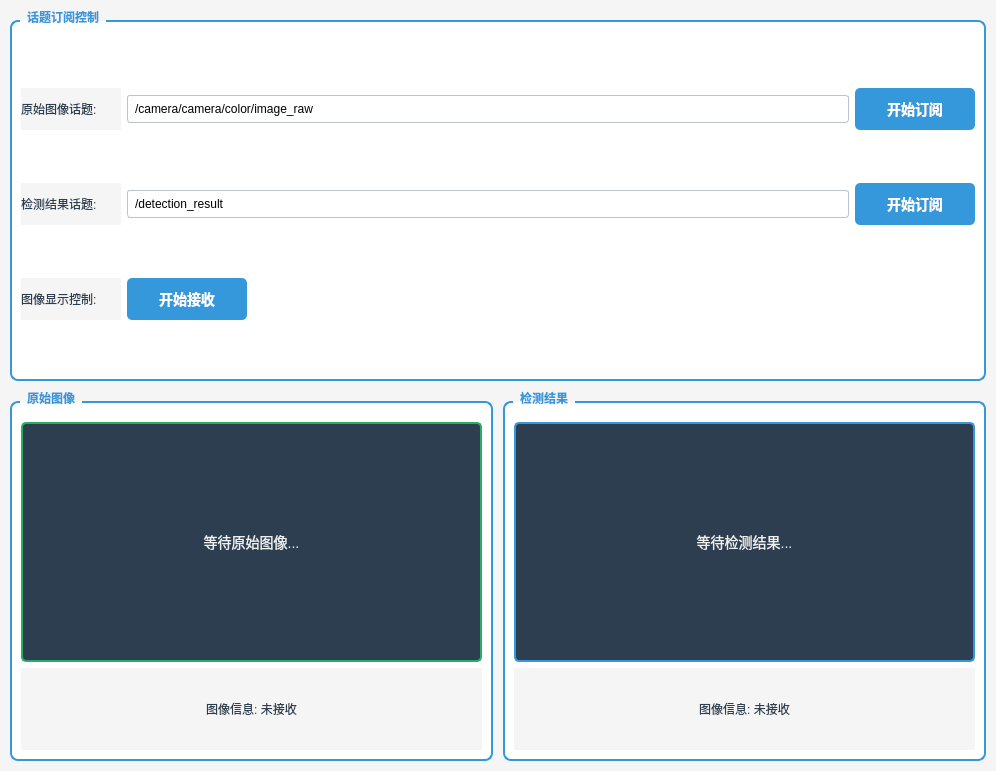
<?xml version="1.0" encoding="UTF-8"?>
<ui version="4.0">
 <class>LiveShow</class>
 <widget class="QWidget" name="LiveShow">
  <property name="geometry">
   <rect>
    <x>0</x>
    <y>0</y>
    <width>996</width>
    <height>771</height>
   </rect>
  </property>
  <property name="windowTitle">
   <string>Form</string>
  </property>
  <property name="styleSheet">
   <string notr="true">QWidget {
    background-color: #f5f5f5;
}

QGroupBox {
    font-weight: bold;
    border: 2px solid #3498db;
    border-radius: 8px;
    margin-top: 10px;
    padding-top: 10px;
    background-color: white;
}

QGroupBox::title {
    subcontrol-origin: margin;
    left: 10px;
    padding: 0 5px 0 5px;
    color: #3498db;
}

QPushButton {
    background-color: #3498db;
    color: white;
    border: none;
    border-radius: 5px;
    padding: 10px 20px;
    font-size: 14px;
    font-weight: bold;
}

QPushButton:hover {
    background-color: #2980b9;
}

QPushButton:pressed {
    background-color: #21618c;
}

QPushButton#pushButton_stop {
    background-color: #e74c3c;
}

QPushButton#pushButton_stop:hover {
    background-color: #c0392b;
}

QPushButton#pushButton_reset {
    background-color: #95a5a6;
}

QPushButton#pushButton_reset:hover {
    background-color: #7f8c8d;
}

QLineEdit {
    border: 1px solid #bdc3c7;
    border-radius: 3px;
    padding: 5px;
    background-color: white;
}

QComboBox {
    border: 1px solid #bdc3c7;
    border-radius: 3px;
    padding: 5px;
    background-color: white;
}

QSlider::groove:horizontal {
    border: 1px solid #bdc3c7;
    height: 8px;
    background: #ecf0f1;
    margin: 2px 0;
    border-radius: 4px;
}

QSlider::handle:horizontal {
    background: #3498db;
    border: 1px solid #2980b9;
    width: 18px;
    margin: -5px 0;
    border-radius: 9px;
}

QSlider::handle:horizontal:hover {
    background: #2980b9;
}

QTextEdit, QPlainTextEdit {
    border: 1px solid #bdc3c7;
    border-radius: 5px;
    background-color: #2c3e50;
    color: #ecf0f1;
    font-family: 'Courier New', monospace;
    font-size: 12px;
}

QLabel {
    color: #2c3e50;
    font-size: 12px;
}

QCheckBox {
    color: #2c3e50;
    font-size: 12px;
}

QTabWidget::pane {
    border: 1px solid #bdc3c7;
    background-color: white;
}

QTabBar::tab {
    background-color: #ecf0f1;
    color: #2c3e50;
    padding: 8px 16px;
    border: 1px solid #bdc3c7;
    border-bottom: none;
    border-top-left-radius: 4px;
    border-top-right-radius: 4px;
}

QTabBar::tab:selected {
    background-color: #3498db;
    color: white;
}

QTabBar::tab:hover {
    background-color: #d5dbdb;
}</string>
  </property>
  <layout class="QVBoxLayout" name="mainLayout">
   <property name="spacing">
    <number>10</number>
   </property>
   <property name="leftMargin">
    <number>10</number>
   </property>
   <property name="topMargin">
    <number>10</number>
   </property>
   <property name="rightMargin">
    <number>10</number>
   </property>
   <property name="bottomMargin">
    <number>10</number>
   </property>
   <item>
    <widget class="QGroupBox" name="cameraControlGroup">
     <property name="title">
      <string>话题订阅控制</string>
     </property>
     <layout class="QVBoxLayout" name="controlMainLayout">
      <item>
       <layout class="QHBoxLayout" name="rawImageControlLayout">
        <item>
         <widget class="QLabel" name="label_raw_image_topic">
          <property name="minimumSize">
           <size>
            <width>100</width>
            <height>0</height>
           </size>
          </property>
          <property name="text">
           <string>原始图像话题:</string>
          </property>
         </widget>
        </item>
        <item>
         <widget class="QLineEdit" name="lineEdit_raw_image_topic">
          <property name="text">
           <string>/camera/camera/color/image_raw</string>
          </property>
         </widget>
        </item>
        <item>
         <widget class="QPushButton" name="pushButton_subscribe_raw_image">
          <property name="minimumSize">
           <size>
            <width>120</width>
            <height>35</height>
           </size>
          </property>
          <property name="text">
           <string>开始订阅</string>
          </property>
         </widget>
        </item>
       </layout>
      </item>
      <item>
       <layout class="QHBoxLayout" name="detectionControlLayout">
        <item>
         <widget class="QLabel" name="label_detection_topic">
          <property name="minimumSize">
           <size>
            <width>100</width>
            <height>0</height>
           </size>
          </property>
          <property name="text">
           <string>检测结果话题:</string>
          </property>
         </widget>
        </item>
        <item>
         <widget class="QLineEdit" name="lineEdit_detection_topic">
          <property name="text">
           <string>/detection_result</string>
          </property>
         </widget>
        </item>
        <item>
         <widget class="QPushButton" name="pushButton_subscribe_detection">
          <property name="minimumSize">
           <size>
            <width>120</width>
            <height>35</height>
           </size>
          </property>
          <property name="text">
           <string>开始订阅</string>
          </property>
         </widget>
        </item>
       </layout>
      </item>
      <item>
       <layout class="QHBoxLayout" name="displayControlLayout">
        <item>
         <widget class="QLabel" name="label_display_control">
          <property name="minimumSize">
           <size>
            <width>100</width>
            <height>0</height>
           </size>
          </property>
          <property name="text">
           <string>图像显示控制:</string>
          </property>
         </widget>
        </item>
        <item>
         <widget class="QPushButton" name="pushButton_toggle_camera">
          <property name="minimumSize">
           <size>
            <width>120</width>
            <height>35</height>
           </size>
          </property>
          <property name="text">
           <string>开始接收</string>
          </property>
         </widget>
        </item>
        <item>
         <spacer name="horizontalSpacer">
          <property name="orientation">
           <enum>Qt::Horizontal</enum>
          </property>
          <property name="sizeHint" stdset="0">
           <size>
            <width>40</width>
            <height>20</height>
           </size>
          </property>
         </spacer>
        </item>
       </layout>
      </item>
     </layout>
    </widget>
   </item>
   <item>
    <layout class="QHBoxLayout" name="imagesHorizontalLayout" stretch="1,1">
     <property name="spacing">
      <number>10</number>
     </property>
     <item>
      <widget class="QGroupBox" name="rawImageGroup">
       <property name="title">
        <string>原始图像</string>
       </property>
       <layout class="QVBoxLayout" name="rawImageLayout">
        <item>
         <widget class="QLabel" name="label_raw_image_display">
          <property name="minimumSize">
           <size>
            <width>320</width>
            <height>240</height>
           </size>
          </property>
          <property name="styleSheet">
           <string notr="true">QLabel {
    background-color: #2c3e50;
    border: 2px solid #27ae60;
    border-radius: 5px;
    color: #ecf0f1;
    font-size: 14px;
}</string>
          </property>
          <property name="text">
           <string>等待原始图像...</string>
          </property>
          <property name="scaledContents">
           <bool>false</bool>
          </property>
          <property name="alignment">
           <set>Qt::AlignCenter</set>
          </property>
         </widget>
        </item>
        <item>
         <widget class="QLabel" name="label_raw_image_info">
          <property name="text">
           <string>图像信息: 未接收</string>
          </property>
          <property name="alignment">
           <set>Qt::AlignCenter</set>
          </property>
         </widget>
        </item>
       </layout>
      </widget>
     </item>
     <item>
      <widget class="QGroupBox" name="detectionImageGroup">
       <property name="title">
        <string>检测结果</string>
       </property>
       <layout class="QVBoxLayout" name="detectionImageLayout">
        <item>
         <widget class="QLabel" name="label_detection_image">
          <property name="minimumSize">
           <size>
            <width>320</width>
            <height>240</height>
           </size>
          </property>
          <property name="styleSheet">
           <string notr="true">QLabel {
    background-color: #2c3e50;
    border: 2px solid #3498db;
    border-radius: 5px;
    color: #ecf0f1;
    font-size: 14px;
}</string>
          </property>
          <property name="text">
           <string>等待检测结果...</string>
          </property>
          <property name="scaledContents">
           <bool>false</bool>
          </property>
          <property name="alignment">
           <set>Qt::AlignCenter</set>
          </property>
         </widget>
        </item>
        <item>
         <widget class="QLabel" name="label_detection_image_info">
          <property name="text">
           <string>图像信息: 未接收</string>
          </property>
          <property name="alignment">
           <set>Qt::AlignCenter</set>
          </property>
         </widget>
        </item>
       </layout>
      </widget>
     </item>
    </layout>
   </item>
  </layout>
 </widget>
 <resources/>
 <connections/>
</ui>
